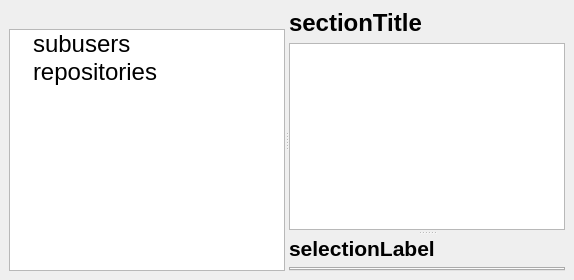
<?xml version="1.0" encoding="UTF-8"?>
<ui version="4.0">
 <class>MainWindow</class>
 <widget class="QMainWindow" name="MainWindow">
  <property name="geometry">
   <rect>
    <x>0</x>
    <y>0</y>
    <width>574</width>
    <height>280</height>
   </rect>
  </property>
  <property name="sizePolicy">
   <sizepolicy hsizetype="Expanding" vsizetype="Expanding">
    <horstretch>0</horstretch>
    <verstretch>0</verstretch>
   </sizepolicy>
  </property>
  <property name="windowTitle">
   <string>subuser</string>
  </property>
  <widget class="QWidget" name="centralwidget">
   <layout class="QGridLayout" name="gridLayout">
    <item row="0" column="0">
     <widget class="QSplitter" name="splitter_2">
      <property name="frameShadow">
       <enum>QFrame::Raised</enum>
      </property>
      <property name="lineWidth">
       <number>5</number>
      </property>
      <property name="orientation">
       <enum>Qt::Horizontal</enum>
      </property>
      <property name="childrenCollapsible">
       <bool>false</bool>
      </property>
      <widget class="QWidget" name="">
       <layout class="QVBoxLayout" name="verticalLayout">
        <property name="sizeConstraint">
         <enum>QLayout::SetMinAndMaxSize</enum>
        </property>
        <item>
         <widget class="QLabel" name="subuserIcon">
          <property name="sizePolicy">
           <sizepolicy hsizetype="Minimum" vsizetype="Preferred">
            <horstretch>0</horstretch>
            <verstretch>0</verstretch>
           </sizepolicy>
          </property>
          <property name="text">
           <string/>
          </property>
         </widget>
        </item>
        <item>
         <widget class="QTreeWidget" name="sideBar">
          <property name="sizePolicy">
           <sizepolicy hsizetype="Minimum" vsizetype="Expanding">
            <horstretch>0</horstretch>
            <verstretch>0</verstretch>
           </sizepolicy>
          </property>
          <property name="font">
           <font>
            <pointsize>18</pointsize>
           </font>
          </property>
          <property name="textElideMode">
           <enum>Qt::ElideNone</enum>
          </property>
          <property name="headerHidden">
           <bool>true</bool>
          </property>
          <column>
           <property name="text">
            <string>1</string>
           </property>
          </column>
          <item>
           <property name="text">
            <string>subusers</string>
           </property>
          </item>
          <item>
           <property name="text">
            <string>repositories</string>
           </property>
          </item>
         </widget>
        </item>
       </layout>
      </widget>
      <widget class="QSplitter" name="splitter">
       <property name="sizePolicy">
        <sizepolicy hsizetype="Expanding" vsizetype="Expanding">
         <horstretch>0</horstretch>
         <verstretch>0</verstretch>
        </sizepolicy>
       </property>
       <property name="lineWidth">
        <number>5</number>
       </property>
       <property name="orientation">
        <enum>Qt::Vertical</enum>
       </property>
       <property name="handleWidth">
        <number>6</number>
       </property>
       <property name="childrenCollapsible">
        <bool>false</bool>
       </property>
       <widget class="QWidget" name="verticalLayoutWidget_2">
        <layout class="QVBoxLayout" name="verticalLayout_2">
         <item>
          <widget class="QLabel" name="sectionTitle">
           <property name="font">
            <font>
             <pointsize>18</pointsize>
             <weight>75</weight>
             <bold>true</bold>
            </font>
           </property>
           <property name="text">
            <string>sectionTitle</string>
           </property>
          </widget>
         </item>
         <item>
          <widget class="QListWidget" name="listWidget">
           <property name="sizePolicy">
            <sizepolicy hsizetype="Expanding" vsizetype="Expanding">
             <horstretch>0</horstretch>
             <verstretch>0</verstretch>
            </sizepolicy>
           </property>
           <property name="font">
            <font>
             <pointsize>14</pointsize>
            </font>
           </property>
           <property name="dragDropMode">
            <enum>QAbstractItemView::NoDragDrop</enum>
           </property>
           <property name="textElideMode">
            <enum>Qt::ElideNone</enum>
           </property>
           <property name="movement">
            <enum>QListView::Static</enum>
           </property>
           <property name="resizeMode">
            <enum>QListView::Adjust</enum>
           </property>
           <property name="viewMode">
            <enum>QListView::IconMode</enum>
           </property>
           <property name="uniformItemSizes">
            <bool>true</bool>
           </property>
           <property name="wordWrap">
            <bool>true</bool>
           </property>
           <property name="sortingEnabled">
            <bool>true</bool>
           </property>
          </widget>
         </item>
        </layout>
       </widget>
       <widget class="QWidget" name="verticalLayoutWidget">
        <layout class="QVBoxLayout" name="verticalLayout_3">
         <item>
          <widget class="QLabel" name="selectionLabel">
           <property name="font">
            <font>
             <pointsize>16</pointsize>
             <weight>75</weight>
             <bold>true</bold>
            </font>
           </property>
           <property name="text">
            <string>selectionLabel</string>
           </property>
          </widget>
         </item>
         <item>
          <widget class="QTabWidget" name="tabWidget"/>
         </item>
        </layout>
       </widget>
      </widget>
     </widget>
    </item>
   </layout>
  </widget>
 </widget>
 <resources/>
 <connections/>
</ui>
